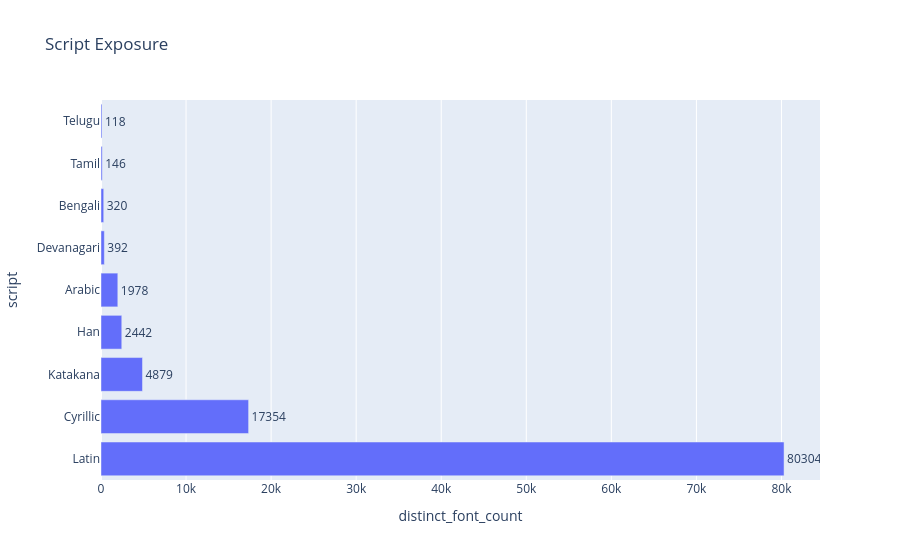

The notebook cell saved with this chart:
### Code cell
fig = px.bar(
    sup,
    x="distinct_font_count",
    y="script",
    title="Script Support",
    text="distinct_font_count"
)

fig.update_traces(textposition="outside")

fig.show()

### Figure 1 — Plotly figure (JSON) as saved in the notebook; plotly's stock layout.template omitted (floating-point values rounded to 4 significant figures)
{"data": [{"hovertemplate": "distinct_font_count=%{text}<br>script=%{y}<extra></extra>", "legendgroup": "", "marker": {"color": "#636efa", "pattern": {"shape": ""}}, "name": "", "orientation": "h", "showlegend": false, "text": [80300.0, 17350.0, 4879.0, 2442.0, 1978.0, 392.0, 320.0, 146.0, 118.0], "textposition": "outside", "type": "bar", "x": [80304, 17354, 4879, 2442, 1978, 392, 320, 146, 118], "xaxis": "x", "y": ["Latin", "Cyrillic", "Katakana", "Han", "Arabic", "Devanagari", "Bengali", "Tamil", "Telugu"], "yaxis": "y"}], "layout": {"barmode": "relative", "legend": {"tracegroupgap": 0}, "title": {"text": "Script Exposure"}, "xaxis": {"anchor": "y", "domain": [0, 1], "title": {"text": "distinct_font_count"}}, "yaxis": {"anchor": "x", "domain": [0, 1], "title": {"text": "script"}}}}
